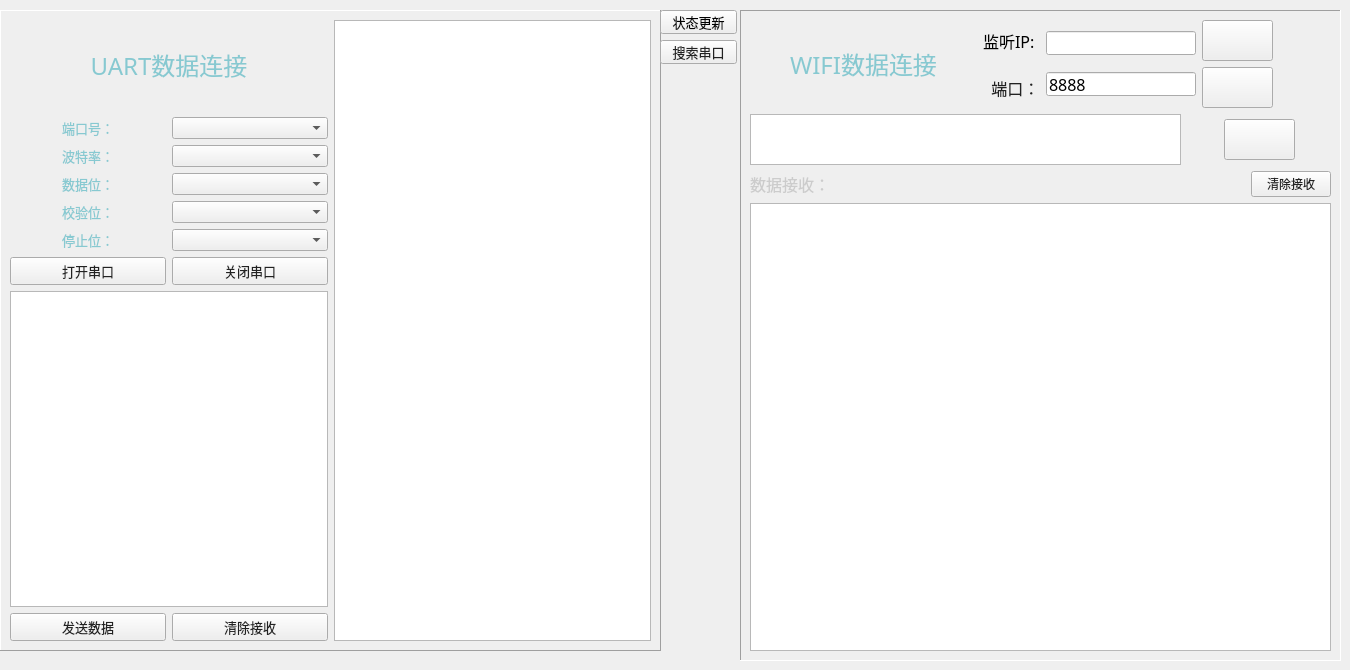
     <widget class="QWidget" name="page_1">
      <widget class="QFrame" name="frame_wifi">
       <property name="geometry">
        <rect>
         <x>740</x>
         <y>10</y>
         <width>601</width>
         <height>651</height>
        </rect>
       </property>
       <property name="minimumSize">
        <size>
         <width>311</width>
         <height>641</height>
        </size>
       </property>
       <property name="frameShape">
        <enum>QFrame::Panel</enum>
       </property>
       <property name="frameShadow">
        <enum>QFrame::Sunken</enum>
       </property>
       <layout class="QGridLayout" name="gridLayout">
        <item row="0" column="0">
         <layout class="QHBoxLayout" name="horizontalLayout_8">
          <item>
           <layout class="QHBoxLayout" name="horizontalLayout_7">
            <item>
             <spacer name="horizontalSpacer_9">
              <property name="orientation">
               <enum>Qt::Horizontal</enum>
              </property>
              <property name="sizeHint" stdset="0">
               <size>
                <width>40</width>
                <height>20</height>
               </size>
              </property>
             </spacer>
            </item>
            <item>
             <widget class="QLabel" name="label_tcpcapital">
              <property name="font">
               <font>
                <family>微软雅黑</family>
                <pointsize>18</pointsize>
               </font>
              </property>
              <property name="text">
               <string>&lt;html&gt;&lt;head/&gt;&lt;body&gt;&lt;p align=&quot;center&quot;&gt;&lt;span style=&quot; font-size:18pt; color:#87c9d1;&quot;&gt;WIFI数据连接&lt;/span&gt;&lt;/p&gt;&lt;/body&gt;&lt;/html&gt;</string>
              </property>
             </widget>
            </item>
            <item>
             <spacer name="horizontalSpacer_10">
              <property name="orientation">
               <enum>Qt::Horizontal</enum>
              </property>
              <property name="sizeHint" stdset="0">
               <size>
                <width>40</width>
                <height>20</height>
               </size>
              </property>
             </spacer>
            </item>
           </layout>
          </item>
          <item>
           <layout class="QHBoxLayout" name="horizontalLayout_5">
            <item>
             <layout class="QHBoxLayout" name="horizontalLayout_3">
              <item>
               <layout class="QVBoxLayout" name="verticalLayout_8">
                <item>
                 <widget class="QLabel" name="TCP_IP">
                  <property name="font">
                   <font>
                    <family>微软雅黑</family>
                    <pointsize>12</pointsize>
                   </font>
                  </property>
                  <property name="styleSheet">
                   <string notr="true">color: rgb(0, 0, 0);</string>
                  </property>
                  <property name="text">
                   <string>监听IP:</string>
                  </property>
                 </widget>
                </item>
                <item>
                 <widget class="QLabel" name="TCP_PORT">
                  <property name="font">
                   <font>
                    <family>微软雅黑</family>
                    <pointsize>12</pointsize>
                   </font>
                  </property>
                  <property name="styleSheet">
                   <string notr="true">color: rgb(34, 34, 34);</string>
                  </property>
                  <property name="text">
                   <string>  端口：</string>
                  </property>
                 </widget>
                </item>
               </layout>
              </item>
              <item>
               <layout class="QVBoxLayout" name="verticalLayout_9">
                <item>
                 <widget class="QLineEdit" name="lineEdit_ip">
                  <property name="minimumSize">
                   <size>
                    <width>150</width>
                    <height>24</height>
                   </size>
                  </property>
                  <property name="maximumSize">
                   <size>
                    <width>150</width>
                    <height>24</height>
                   </size>
                  </property>
                  <property name="font">
                   <font>
                    <family>仿宋</family>
                    <pointsize>12</pointsize>
                   </font>
                  </property>
                  <property name="styleSheet">
                   <string notr="true">color: rgb(0, 0, 0);</string>
                  </property>
                 </widget>
                </item>
                <item>
                 <widget class="QLineEdit" name="lineEdit_port">
                  <property name="minimumSize">
                   <size>
                    <width>150</width>
                    <height>24</height>
                   </size>
                  </property>
                  <property name="maximumSize">
                   <size>
                    <width>150</width>
                    <height>24</height>
                   </size>
                  </property>
                  <property name="font">
                   <font>
                    <family>宋体</family>
                    <pointsize>12</pointsize>
                   </font>
                  </property>
                  <property name="styleSheet">
                   <string notr="true">color: rgb(0, 0, 0);</string>
                  </property>
                  <property name="text">
                   <string>8888</string>
                  </property>
                 </widget>
                </item>
               </layout>
              </item>
             </layout>
            </item>
            <item>
             <layout class="QVBoxLayout" name="verticalLayout_10">
              <item>
               <widget class="QPushButton" name="pushButton">
                <property name="minimumSize">
                 <size>
                  <width>71</width>
                  <height>41</height>
                 </size>
                </property>
                <property name="styleSheet">
                 <string notr="true">color: rgb(34, 34, 34);
border-image: url(:/icon/icon/start.png);</string>
                </property>
                <property name="text">
                 <string/>
                </property>
               </widget>
              </item>
              <item>
               <widget class="QPushButton" name="pushButton_stop">
                <property name="minimumSize">
                 <size>
                  <width>71</width>
                  <height>41</height>
                 </size>
                </property>
                <property name="styleSheet">
                 <string notr="true">color: rgb(34, 34, 34);
border-image: url(:/icon/icon/stop.png);</string>
                </property>
                <property name="text">
                 <string/>
                </property>
               </widget>
              </item>
             </layout>
            </item>
           </layout>
          </item>
          <item>
           <spacer name="horizontalSpacer_12">
            <property name="orientation">
             <enum>Qt::Horizontal</enum>
            </property>
            <property name="sizeHint" stdset="0">
             <size>
              <width>13</width>
              <height>20</height>
             </size>
            </property>
           </spacer>
          </item>
         </layout>
        </item>
        <item row="1" column="0">
         <layout class="QHBoxLayout" name="horizontalLayout_4">
          <item>
           <widget class="QTextEdit" name="textEdit_tcpsend">
            <property name="minimumSize">
             <size>
              <width>431</width>
              <height>41</height>
             </size>
            </property>
            <property name="maximumSize">
             <size>
              <width>431</width>
              <height>51</height>
             </size>
            </property>
            <property name="font">
             <font>
              <family>宋体</family>
              <pointsize>10</pointsize>
             </font>
            </property>
            <property name="styleSheet">
             <string notr="true">color: rgb(0, 0, 0);</string>
            </property>
           </widget>
          </item>
          <item>
           <spacer name="horizontalSpacer_11">
            <property name="orientation">
             <enum>Qt::Horizontal</enum>
            </property>
            <property name="sizeHint" stdset="0">
             <size>
              <width>27</width>
              <height>20</height>
             </size>
            </property>
           </spacer>
          </item>
          <item>
           <widget class="QPushButton" name="pushButton_tcpsend">
            <property name="minimumSize">
             <size>
              <width>71</width>
              <height>41</height>
             </size>
            </property>
            <property name="styleSheet">
             <string notr="true">color: rgb(34, 34, 34);
border-image: url(:/icon/icon/send.png);</string>
            </property>
            <property name="text">
             <string/>
            </property>
           </widget>
          </item>
          <item>
           <spacer name="horizontalSpacer_13">
            <property name="orientation">
             <enum>Qt::Horizontal</enum>
            </property>
            <property name="sizeHint" stdset="0">
             <size>
              <width>28</width>
              <height>20</height>
             </size>
            </property>
           </spacer>
          </item>
         </layout>
        </item>
        <item row="2" column="0">
         <layout class="QHBoxLayout" name="horizontalLayout_2">
          <item>
           <widget class="QLabel" name="label_tcprec">
            <property name="font">
             <font>
              <family>微软雅黑</family>
              <pointsize>12</pointsize>
             </font>
            </property>
            <property name="styleSheet">
             <string notr="true">color: rgb(204, 204, 204);</string>
            </property>
            <property name="text">
             <string>数据接收：</string>
            </property>
           </widget>
          </item>
          <item>
           <spacer name="horizontalSpacer_8">
            <property name="orientation">
             <enum>Qt::Horizontal</enum>
            </property>
            <property name="sizeHint" stdset="0">
             <size>
              <width>40</width>
              <height>20</height>
             </size>
            </property>
           </spacer>
          </item>
          <item>
           <widget class="QPushButton" name="pushButton_tcpcle">
            <property name="styleSheet">
             <string notr="true">color: rgb(34, 34, 34);</string>
            </property>
            <property name="text">
             <string>清除接收</string>
            </property>
           </widget>
          </item>
         </layout>
        </item>
        <item row="3" column="0">
         <widget class="QTextBrowser" name="textBro_tcpreceive">
          <property name="minimumSize">
           <size>
            <width>581</width>
            <height>441</height>
           </size>
          </property>
          <property name="styleSheet">
           <string notr="true">color: rgb(0, 0, 0);</string>
          </property>
         </widget>
        </item>
       </layout>
      </widget>
      <widget class="QFrame" name="frame_uart">
       <property name="geometry">
        <rect>
         <x>0</x>
         <y>10</y>
         <width>661</width>
         <height>641</height>
        </rect>
       </property>
       <property name="minimumSize">
        <size>
         <width>661</width>
         <height>641</height>
        </size>
       </property>
       <property name="frameShape">
        <enum>QFrame::Panel</enum>
       </property>
       <property name="frameShadow">
        <enum>QFrame::Raised</enum>
       </property>
       <layout class="QGridLayout" name="gridLayout_4">
        <item row="0" column="0">
         <layout class="QHBoxLayout" name="horizontalLayout_27">
          <item>
           <layout class="QVBoxLayout" name="verticalLayout_18">
            <item>
             <layout class="QVBoxLayout" name="verticalLayout_16">
              <item>
               <widget class="QLabel" name="label_tcpcapital_2">
                <property name="minimumSize">
                 <size>
                  <width>161</width>
                  <height>91</height>
                 </size>
                </property>
                <property name="font">
                 <font>
                  <family>微软雅黑</family>
                  <pointsize>18</pointsize>
                 </font>
                </property>
                <property name="text">
                 <string>&lt;html&gt;&lt;head/&gt;&lt;body&gt;&lt;p align=&quot;center&quot;&gt;&lt;span style=&quot; color:#87c9d1;&quot;&gt;UART数据连接&lt;/span&gt;&lt;/p&gt;&lt;/body&gt;&lt;/html&gt;</string>
                </property>
               </widget>
              </item>
              <item>
               <layout class="QVBoxLayout" name="verticalLayout_13">
                <item>
                 <layout class="QVBoxLayout" name="verticalLayout_11">
                  <item>
                   <layout class="QHBoxLayout" name="horizontalLayout_13">
                    <item>
                     <widget class="QLabel" name="label_8">
                      <property name="font">
                       <font>
                        <family>AcadEref</family>
                        <pointsize>12</pointsize>
                       </font>
                      </property>
                      <property name="styleSheet">
                       <string notr="true">color: rgb(0, 0, 0);</string>
                      </property>
                      <property name="text">
                       <string>&lt;html&gt;&lt;head/&gt;&lt;body&gt;&lt;p align=&quot;center&quot;&gt;&lt;span style=&quot; font-size:10pt; color:#87c9d1;&quot;&gt;端口号：&lt;/span&gt;&lt;/p&gt;&lt;/body&gt;&lt;/html&gt;</string>
                      </property>
                      <property name="textFormat">
                       <enum>Qt::RichText</enum>
                      </property>
                     </widget>
                    </item>
                    <item>
                     <widget class="QComboBox" name="comboBox_port">
                      <property name="styleSheet">
                       <string notr="true">color: rgb(0, 0, 0);</string>
                      </property>
                      <property name="editable">
                       <bool>false</bool>
                      </property>
                      <property name="minimumContentsLength">
                       <number>0</number>
                      </property>
                      <property name="frame">
                       <bool>true</bool>
                      </property>
                     </widget>
                    </item>
                   </layout>
                  </item>
                  <item>
                   <layout class="QHBoxLayout" name="horizontalLayout_12">
                    <item>
                     <widget class="QLabel" name="label_9">
                      <property name="font">
                       <font>
                        <family>AcadEref</family>
                        <pointsize>12</pointsize>
                       </font>
                      </property>
                      <property name="styleSheet">
                       <string notr="true">color: rgb(0, 0, 0);</string>
                      </property>
                      <property name="text">
                       <string>&lt;html&gt;&lt;head/&gt;&lt;body&gt;&lt;p align=&quot;center&quot;&gt;&lt;span style=&quot; font-size:10pt; color:#87c9d1;&quot;&gt;波特率：&lt;/span&gt;&lt;/p&gt;&lt;/body&gt;&lt;/html&gt;</string>
                      </property>
                     </widget>
                    </item>
                    <item>
                     <widget class="QComboBox" name="comboBox_bode">
                      <property name="styleSheet">
                       <string notr="true">color: rgb(0, 0, 0);</string>
                      </property>
                      <property name="editable">
                       <bool>false</bool>
                      </property>
                      <property name="minimumContentsLength">
                       <number>0</number>
                      </property>
                      <property name="frame">
                       <bool>true</bool>
                      </property>
                     </widget>
                    </item>
                   </layout>
                  </item>
                  <item>
                   <layout class="QHBoxLayout" name="horizontalLayout_11">
                    <item>
                     <widget class="QLabel" name="label_10">
                      <property name="font">
                       <font>
                        <family>AcadEref</family>
                        <pointsize>12</pointsize>
                       </font>
                      </property>
                      <property name="styleSheet">
                       <string notr="true">color: rgb(0, 0, 0);</string>
                      </property>
                      <property name="text">
                       <string>&lt;html&gt;&lt;head/&gt;&lt;body&gt;&lt;p align=&quot;center&quot;&gt;&lt;span style=&quot; font-size:10pt; color:#87c9d1;&quot;&gt;数据位：&lt;/span&gt;&lt;/p&gt;&lt;/body&gt;&lt;/html&gt;</string>
                      </property>
                     </widget>
                    </item>
                    <item>
                     <widget class="QComboBox" name="comboBox_datanum">
                      <property name="styleSheet">
                       <string notr="true">color: rgb(0, 0, 0);</string>
                      </property>
                      <property name="editable">
                       <bool>false</bool>
                      </property>
                      <property name="minimumContentsLength">
                       <number>0</number>
                      </property>
                      <property name="frame">
                       <bool>true</bool>
                      </property>
                     </widget>
                    </item>
                   </layout>
                  </item>
                  <item>
                   <layout class="QHBoxLayout" name="horizontalLayout_10">
                    <item>
                     <widget class="QLabel" name="label_11">
                      <property name="font">
                       <font>
                        <family>AcadEref</family>
                        <pointsize>12</pointsize>
                       </font>
                      </property>
                      <property name="styleSheet">
                       <string notr="true">color: rgb(0, 0, 0);</string>
                      </property>
                      <property name="text">
                       <string>&lt;html&gt;&lt;head/&gt;&lt;body&gt;&lt;p align=&quot;center&quot;&gt;&lt;span style=&quot; font-size:10pt; color:#87c9d1;&quot;&gt;校验位：&lt;/span&gt;&lt;/p&gt;&lt;/body&gt;&lt;/html&gt;</string>
                      </property>
                     </widget>
                    </item>
                    <item>
                     <widget class="QComboBox" name="comboBox_check">
                      <property name="styleSheet">
                       <string notr="true">color: rgb(0, 0, 0);</string>
                      </property>
                      <property name="editable">
                       <bool>false</bool>
                      </property>
                      <property name="minimumContentsLength">
                       <number>0</number>
                      </property>
                      <property name="frame">
                       <bool>true</bool>
                      </property>
                     </widget>
                    </item>
                   </layout>
                  </item>
                  <item>
                   <layout class="QHBoxLayout" name="horizontalLayout_9">
                    <item>
                     <widget class="QLabel" name="label_12">
                      <property name="font">
                       <font>
                        <family>AcadEref</family>
                        <pointsize>12</pointsize>
                       </font>
                      </property>
                      <property name="styleSheet">
                       <string notr="true">color: rgb(0, 0, 0);</string>
                      </property>
                      <property name="text">
                       <string>&lt;html&gt;&lt;head/&gt;&lt;body&gt;&lt;p align=&quot;center&quot;&gt;&lt;span style=&quot; font-size:10pt; color:#87c9d1;&quot;&gt;停止位：&lt;/span&gt;&lt;/p&gt;&lt;/body&gt;&lt;/html&gt;</string>
                      </property>
                     </widget>
                    </item>
                    <item>
                     <widget class="QComboBox" name="comboBox_stopbit">
                      <property name="styleSheet">
                       <string notr="true">color: rgb(0, 0, 0);</string>
                      </property>
                      <property name="editable">
                       <bool>false</bool>
                      </property>
                      <property name="minimumContentsLength">
                       <number>0</number>
                      </property>
                      <property name="frame">
                       <bool>true</bool>
                      </property>
                     </widget>
                    </item>
                   </layout>
                  </item>
                 </layout>
                </item>
                <item>
                 <layout class="QHBoxLayout" name="horizontalLayout_19">
                  <item>
                   <widget class="QPushButton" name="pushButton_openuart">
                    <property name="font">
                     <font>
                      <family>AcadEref</family>
                      <pointsize>10</pointsize>
                     </font>
                    </property>
                    <property name="styleSheet">
                     <string notr="true">color: rgb(34, 34, 34);</string>
                    </property>
                    <property name="text">
                     <string>打开串口</string>
                    </property>
                   </widget>
                  </item>
                  <item>
                   <widget class="QPushButton" name="pushButton_closeuart">
                    <property name="font">
                     <font>
                      <family>AcadEref</family>
                      <pointsize>10</pointsize>
                     </font>
                    </property>
                    <property name="styleSheet">
                     <string notr="true">color: rgb(34, 34, 34);</string>
                    </property>
                    <property name="text">
                     <string>关闭串口</string>
                    </property>
                   </widget>
                  </item>
                 </layout>
                </item>
               </layout>
              </item>
             </layout>
            </item>
            <item>
             <layout class="QVBoxLayout" name="verticalLayout_17">
              <item>
               <widget class="QTextEdit" name="textEdit_uartsend">
                <property name="minimumSize">
                 <size>
                  <width>0</width>
                  <height>50</height>
                 </size>
                </property>
                <property name="font">
                 <font>
                  <family>宋体</family>
                  <pointsize>10</pointsize>
                 </font>
                </property>
                <property name="styleSheet">
                 <string notr="true">color: rgb(0, 0, 0);</string>
                </property>
               </widget>
              </item>
              <item>
               <layout class="QHBoxLayout" name="horizontalLayout_26">
                <item>
                 <widget class="QPushButton" name="pushButton_uartsend">
                  <property name="font">
                   <font>
                    <family>AcadEref</family>
                    <pointsize>10</pointsize>
                   </font>
                  </property>
                  <property name="styleSheet">
                   <string notr="true">color: rgb(34, 34, 34);</string>
                  </property>
                  <property name="text">
                   <string>发送数据</string>
                  </property>
                 </widget>
                </item>
                <item>
                 <widget class="QPushButton" name="pushButton_cleuartrec">
                  <property name="font">
                   <font>
                    <family>AcadEref</family>
                    <pointsize>10</pointsize>
                   </font>
                  </property>
                  <property name="styleSheet">
                   <string notr="true">color: rgb(34, 34, 34);</string>
                  </property>
                  <property name="text">
                   <string>清除接收</string>
                  </property>
                 </widget>
                </item>
               </layout>
              </item>
             </layout>
            </item>
           </layout>
          </item>
          <item>
           <widget class="QTextBrowser" name="textBro_uartreceive">
            <property name="font">
             <font>
              <family>宋体</family>
              <pointsize>10</pointsize>
             </font>
            </property>
            <property name="styleSheet">
             <string notr="true">color: rgb(0, 0, 0);</string>
            </property>
           </widget>
          </item>
         </layout>
        </item>
       </layout>
      </widget>
      <widget class="QWidget" name="layoutWidget">
       <property name="geometry">
        <rect>
         <x>660</x>
         <y>10</y>
         <width>77</width>
         <height>54</height>
        </rect>
       </property>
       <layout class="QVBoxLayout" name="verticalLayout_12">
        <item>
         <widget class="QPushButton" name="pushButton_8">
          <property name="font">
           <font>
            <family>宋体</family>
            <pointsize>10</pointsize>
           </font>
          </property>
          <property name="styleSheet">
           <string notr="true">color: rgb(0, 0, 0);</string>
          </property>
          <property name="text">
           <string>状态更新</string>
          </property>
         </widget>
        </item>
        <item>
         <widget class="QPushButton" name="pushButton_searchuart">
          <property name="font">
           <font>
            <family>宋体</family>
            <pointsize>10</pointsize>
           </font>
          </property>
          <property name="styleSheet">
           <string notr="true">color: rgb(34, 34, 34);</string>
          </property>
          <property name="text">
           <string>搜索串口</string>
          </property>
         </widget>
        </item>
       </layout>
      </widget>
     </widget>
